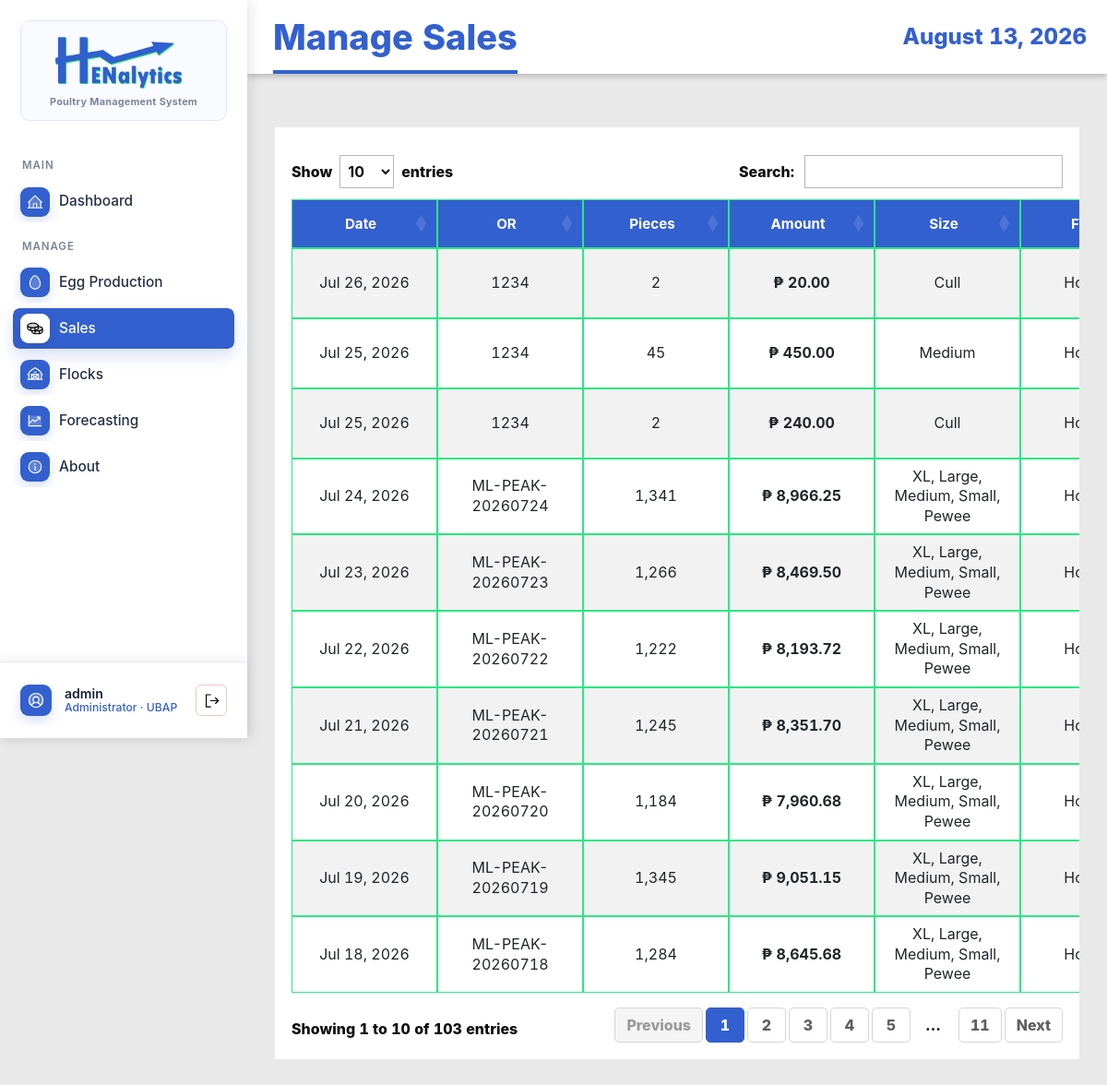
The page /sales/ (signed in) on the database its author committed.
### EggProduction/models.py (models this page shows, shortened)
class UserProfile(models.Model):
    ROLE_CHOICES = (
        ('admin', 'Administrator'),
        ('staff', 'Staff'),
    )
    user = models.OneToOneField(User, on_delete=models.CASCADE)
    role = models.CharField(max_length=20, choices=ROLE_CHOICES, default='staff')
    assigned_house = models.CharField(max_length=100, blank=True, null=True)
    created_at = models.DateTimeField(auto_now_add=True)
    updated_at = models.DateTimeField(auto_now=True)
    @property
    def display_role(self):
        return self.get_role_display()
    class Meta:
        verbose_name_plural = "User Profiles"

class SalesTransaction(models.Model):
    flock = models.ForeignKey(Flock, on_delete=models.CASCADE, related_name='sales_transactions')
    sale_date = models.DateField()
    or_number = models.CharField('OR number', max_length=50, blank=True, null=True)
    recorded_by = models.ForeignKey(User, on_delete=models.SET_NULL, null=True, related_name='sales_transactions')
    notes = models.TextField(blank=True, null=True)
    created_at = models.DateTimeField(auto_now_add=True)
    updated_at = models.DateTimeField(auto_now=True)
    @property
    def total_amount(self):
        return sum(item.amount for item in self.items.all())
    @property
    def total_pieces(self):
        return sum(item.quantity_pieces for item in self.items.all())
    class Meta:
        ordering = ['-sale_date']

class SalesItem(models.Model):
    transaction = models.ForeignKey(SalesTransaction, on_delete=models.CASCADE, related_name='items')
    grade = models.CharField('sales category', max_length=20, choices=EGG_SIZE_CHOICES)
    quantity_pieces = models.IntegerField(validators=[MinValueValidator(0)])
    amount = models.DecimalField(max_digits=15, decimal_places=2)
    unit_price = models.DecimalField(max_digits=10, decimal_places=2, default=0, editable=False)
    class Meta:
        verbose_name_plural = "Sales Items"

### EggProduction/views.py (the view)
# urls.py: path('sales/', views.SalesTransactionListView.as_view(), name='sales-transaction-list'),
class SalesTransactionListView(StaffAccessMixin, ListView):
    model = SalesTransaction
    template_name = 'egg_production/sales_transaction_list.html'
    context_object_name = 'sales_transactions'
    ordering = ['-sale_date']
    def get_queryset(self):
        qs = super().get_queryset().select_related('flock', 'recorded_by')
        flock_id = self.request.GET.get('flock_id')
        if flock_id:
            qs = qs.filter(flock_id=flock_id)
        return qs

### EggProduction/views.py (called while the page is built)
    def test_func(self):
        user = self.request.user
        try:
            profile = UserProfile.objects.get(user=user)
            return profile.role in ['staff', 'admin']
        except UserProfile.DoesNotExist:
            return user.is_staff or user.is_superuser

### EggProduction/templates/egg_production/sales_transaction_list.html (shortened to what this page needs)
{% extends 'base.html' %}
{% load humanize %}
{% block page_title %}Manage Sales{% endblock %}
{% block content %}
<div class="table-responsive">
    <table class="table table-striped table-hover prototype-table js-data-table"
        data-export-title="Manage Sales"
        data-export-enabled="{% if user.is_superuser or user.userprofile.role == 'admin' %}true{% else %}false{% endif %}">
        <thead class="table-dark">
            <tr>
                <th>Date</th>
                <th>OR</th>
                <th>Pieces</th>
                <th>Amount</th>
                <th>Size</th>
                <th>Flock</th>
            </tr>
        </thead>
        <tbody>
            {% for transaction in sales_transactions %}
            <tr>
                <td>{{ transaction.sale_date|date:"M d, Y" }}</td>
                <td>{{ transaction.or_number|default:"N/A" }}</td>
                <td>{{ transaction.total_pieces|intcomma }}</td>
                <td><strong>₱ {{ transaction.total_amount|floatformat:2|intcomma }}</strong></td>
                <td>
                    {% for item in transaction.items.all %}
                    {{ item.get_grade_display }}{% if not forloop.last %}, {% endif %}
                    {% empty %}
                    N/A
                    {% endfor %}
                </td>
                <td>House {{ transaction.flock.house_no }}</td>
            </tr>
            {% endfor %}
        </tbody>
    </table>
</div>
{% endblock %}

### EggProduction/templates/base.html (shortened to what this page needs)
{% load static %}
<!DOCTYPE html>
<html lang="en">
<head>
    <link href="https://cdn.jsdelivr.net/npm/bootstrap@5.3.0/dist/css/bootstrap.min.css" rel="stylesheet">
    <link rel="stylesheet" href="https://cdn.datatables.net/1.13.8/css/jquery.dataTables.min.css">
    <link rel="stylesheet" href="https://cdn.datatables.net/buttons/2.4.2/css/buttons.dataTables.min.css">
    <link rel="stylesheet" href="{% static 'EggProduction/css/style.css' %}">
</head>
<body class="{% if request.user.is_authenticated %}app-body{% else %}auth-body{% endif %}">
    {% if request.user.is_authenticated %}
    <div class="app-shell">
        <aside class="app-sidebar">
            <a href="{% url 'eggproduction:dashboard' %}" class="brand-lockup">
                <span class="brand-card">
                    <img src="{% static 'EggProduction/img/logo-blue-ver.png' %}" alt="Henalytics">
                    <span class="brand-subtitle">Poultry Management System</span>
                </span>
            </a>
            <nav class="side-nav" aria-label="Main navigation">
                <div class="nav-section-label">MAIN</div>
                <a href="{% url 'eggproduction:dashboard' %}"
                    class="side-link {% if request.resolver_match.url_name == 'dashboard' %}active{% endif %}">
                    <img class="side-icon side-img-icon" src="{% static 'EggProduction/img/house-line-duotone.svg' %}"
                        alt="" aria-hidden="true">
                    <span>Dashboard</span>
                </a>
                <div class="nav-section-label">MANAGE</div>
                <a href="{% url 'eggproduction:production-log-list' %}"
                    class="side-link {% if 'production-log' in request.resolver_match.url_name or 'grading-log' in request.resolver_match.url_name %}active{% endif %}">
                    <img class="side-icon side-img-icon" src="{% static 'EggProduction/img/egg-duotone.svg' %}" alt=""
                        aria-hidden="true">
                    <span>Egg Production</span>
                </a>
                <a href="{% url 'eggproduction:sales-transaction-list' %}"
                    class="side-link {% if 'sales-transaction' in request.resolver_match.url_name or 'sales-item' in request.resolver_match.url_name %}active{% endif %}">
                    <img class="side-icon side-img-icon" src="{% static 'EggProduction/img/coins-duotone.svg' %}" alt=""
                        aria-hidden="true">
                    <span>Sales</span>
                </a>
                <a href="{% url 'eggproduction:flock-list' %}"
                    class="side-link {% if 'flock' in request.resolver_match.url_name %}active{% endif %}">
                    <img class="side-icon side-img-icon" src="{% static 'EggProduction/img/barn-duotone.svg' %}" alt=""
                        aria-hidden="true">
                    <span>Flocks</span>
                </a>
                {% if request.user.userprofile.role == 'admin' or request.user.username == 'gabrielnicholas' %}
                <a href="{% url 'eggproduction:harvest-forecast-list' %}"
                    class="side-link {% if request.resolver_match.url_name == 'experimental-forecasting' or 'forecast' in request.resolver_match.url_name or 'model-version' in request.resolver_match.url_name %}active{% endif %}">
                    <img class="side-icon side-img-icon" src="{% static 'EggProduction/img/chart-line-up-duotone.svg' %}"
                        alt="" aria-hidden="true">
                    <span>Forecasting</span>
                </a>
                {% endif %}
                <a href="{% url 'index' %}"
                    class="side-link {% if request.resolver_match.url_name == 'index' %}active{% endif %}">
                    <img class="side-icon side-img-icon" src="{% static 'EggProduction/img/info-duotone.svg' %}" alt=""
                        aria-hidden="true">
                    <span>About</span>
                </a>
            </nav>
            <div class="sidebar-account">
                <div class="account-summary">
                    <img class="account-avatar-img" src="{% static 'EggProduction/img/user-circle-duotone.svg' %}" alt=""
                        aria-hidden="true">
                    <span class="account-copy">
                        <span class="account-name">{{ request.user.get_full_name|default:request.user.username }}</span>
                        <span class="account-role">
                            {% if request.user.is_superuser %}
                            Admin
                            {% elif request.user.userprofile.display_role %}
                            {{ request.user.userprofile.display_role }}
                            {% else %}
                            Staff
                            {% endif %}
                            &middot; UBAP
                        </span>
                    </span>
                    <form method="post" action="{% url 'logout' %}" class="account-logout-form account-logout-inline" data-swal-logout
                        data-swal-title="Sign out?"
                        data-swal-text="You will be returned to the login page."
                        data-swal-confirm-text="Sign out"
                        data-swal-cancel-text="Stay signed in">
                        <button type="submit" class="account-logout-button" title="Logout" aria-label="Logout">
                            <img class="logout-icon-img" src="{% static 'EggProduction/img/sign-out.svg' %}" alt="" aria-hidden="true">
                        </button>
                    </form>
                </div>
            </div>
        </aside>
        <section class="app-panel">
            <header class="app-topbar">
                <h1>{% block page_title %}Dashboard{% endblock %}</h1>
                <time>{% now "F j, Y" %}</time>
            </header>
            <main class="app-content">
                {% else %}
                <main>
                    {% endif %}
                    {% block content %}{% endblock %}
                    {% if request.user.is_authenticated %}
                </main>
        </section>
    </div>
    {% else %}
    </main>
    {% endif %}
</body>
</html>

### rows shown on the page
SalesItem: grade "Cull"
SalesItem: grade "Medium"
SalesItem: grade "Cull"
SalesItem: grade "XL"
SalesItem: grade "Large"
SalesItem: grade "Medium"
SalesItem: grade "Small"
SalesItem: grade "Pewee"
SalesItem: grade "XL"
SalesItem: grade "Large"
SalesItem: grade "Medium"
SalesItem: grade "Small"
SalesItem: grade "Pewee"
SalesItem: grade "XL"
SalesItem: grade "Large"
SalesItem: grade "Medium"
SalesItem: grade "Small"
SalesItem: grade "Pewee"
SalesItem: grade "XL"
SalesItem: grade "Large"
SalesItem: grade "Medium"
SalesItem: grade "Small"
SalesItem: grade "Pewee"
SalesItem: grade "XL"
SalesItem: grade "Large"
SalesItem: grade "Medium"
SalesItem: grade "Small"
SalesItem: grade "Pewee"
SalesItem: grade "XL"
SalesItem: grade "Large"
SalesItem: grade "Medium"
SalesItem: grade "Small"
SalesItem: grade "Pewee"
SalesItem: grade "XL"
SalesItem: grade "Large"
SalesItem: grade "Medium"
SalesItem: grade "Small"
SalesItem: grade "Pewee"

### other values the page prints
{{ request.user.get_full_name|default:request.user.username }} "admin"
{{ request.user.userprofile.display_role }} "Administrator"
